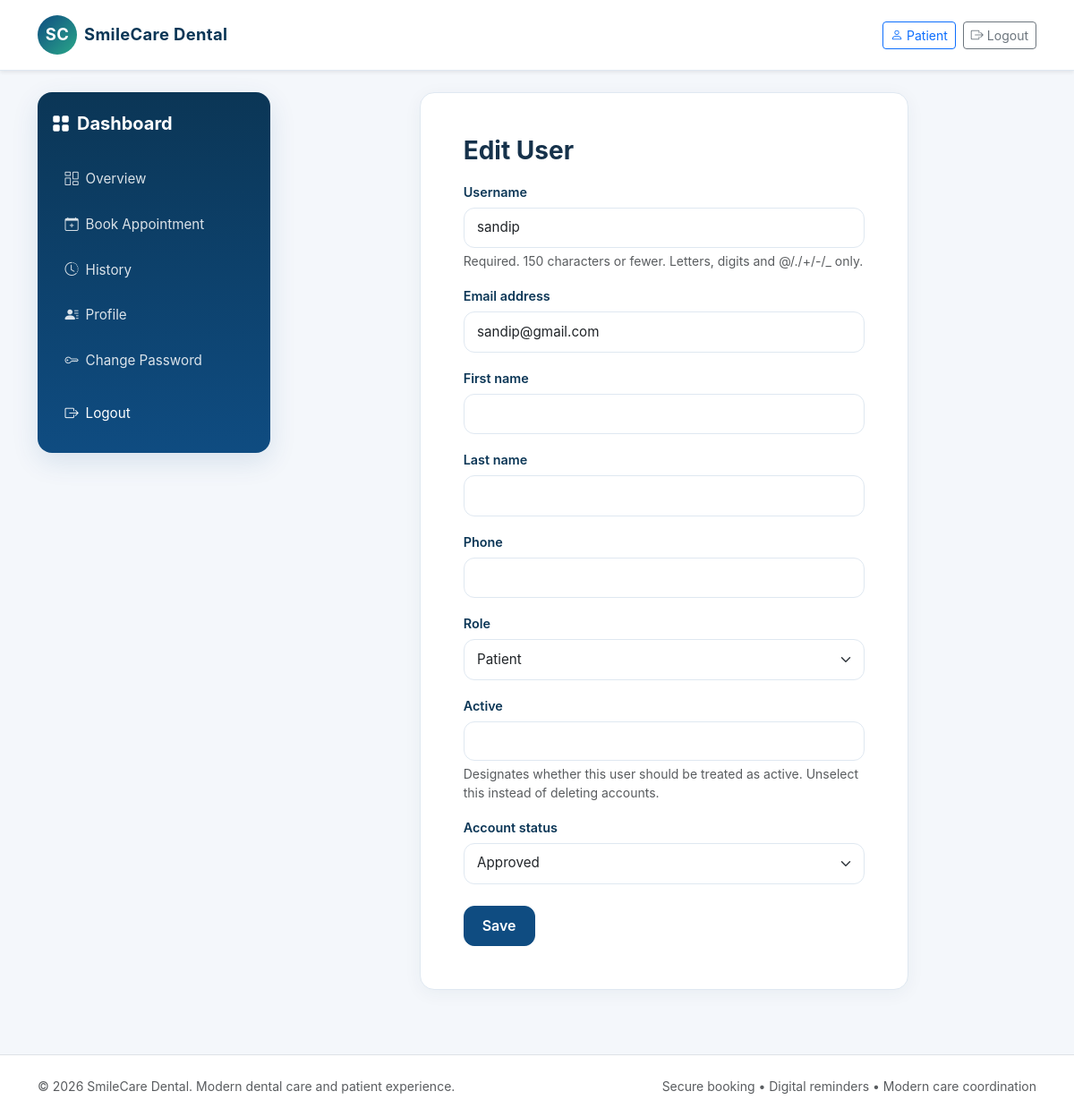
The app's page /dashboard/admin/users/43/edit/ (signed in) with its own data.
### accounts/models.py (models this page shows, shortened)
class User(AbstractUser):
    ROLE_CHOICES = (
        ('patient', 'Patient'),
        ('staff', 'Staff'),
        ('dentist', 'Dentist'),
        ('admin', 'Admin'),
    )
    ACCOUNT_STATUS_CHOICES = (
        ('pending', 'Pending'),
        ('approved', 'Approved'),
        ('rejected', 'Rejected'),
    )
    role = models.CharField(max_length=20, choices=ROLE_CHOICES, default='patient')
    phone = models.CharField(max_length=20, blank=True)
    account_status = models.CharField(max_length=20, choices=ACCOUNT_STATUS_CHOICES, default='approved')
    def is_patient(self):
        return self.role == 'patient'
    def is_staff_role(self):
        return self.role in {'staff', 'admin'}
    def is_dentist(self):
        return self.role == 'dentist'
    def is_admin(self):
        return self.role == 'admin'
    def is_dentist_approved(self):
        return self.is_dentist() and self.is_active and self.account_status == 'approved'

### dashboard/views.py (the view)
# urls.py: path('dashboard/admin/users/<int:pk>/edit/', admin_edit_user, name='admin_edit_user'),
@login_required
def admin_edit_user(request, pk):
    if not request.user.is_admin():
        return render(request, 'dashboard/access_denied.html')
    user = get_object_or_404(User, pk=pk)
    form = UserEditForm(request.POST or None, instance=user)
    if request.method == 'POST' and form.is_valid():
        form.save()
        messages.success(request, 'User updated successfully.')
        return redirect('admin_users')
    return render(request, 'dashboard/admin_user_form.html', {'form': form, 'title': 'Edit User', 'user': user})

### dashboard/forms.py
class UserEditForm(forms.ModelForm):
    class Meta:
        model = User
        fields = ('username', 'email', 'first_name', 'last_name', 'phone', 'role', 'is_active', 'account_status')
    def __init__(self, *args, **kwargs):
        super().__init__(*args, **kwargs)
        for field in self.fields.values():
            widget = field.widget
            if isinstance(widget, forms.Select):
                widget.attrs.setdefault('class', 'form-select')
            else:
                widget.attrs.setdefault('class', 'form-control')

### templates/dashboard/admin_user_form.html (shortened to what this page needs)
{% extends 'base.html' %}
{% block content %}
<div class="dashboard-shell">
    {% include 'dashboard/_sidebar.html' %}
    <div class="main-panel">
        <div class="row justify-content-center">
            <div class="col-lg-8">
                <div class="card-soft p-4 p-md-5">
                    <h3 class="fw-bold mb-3">{{ title }}</h3>
                    <form method="post">
                        <div class="row g-3">
                            {% for field in form %}
                            <div class="col-12">
                                <label class="form-label" for="{{ field.id_for_label }}">{{ field.label }}</label>
                                {{ field }}
                                {% if field.help_text %}<div class="form-text">{{ field.help_text }}</div>{% endif %}
                            </div>
                            {% endfor %}
                        </div>
                        <button class="btn btn-primary mt-4" type="submit">Save</button>
                    </form>
                </div>
            </div>
        </div>
    </div>
</div>
{% endblock %}

### static/css/style.css (style rules this page uses)
:root { --primary: #0f4c81; --primary-dark: #0b3656; --accent: #2aa889; --warning: #f4a259; --danger: #d94b4b; --text: #16324b; --muted: #69819b; --bg: #f4f7fb; --card: #ffffff; --border: #dfe8f1; }
body { font-family: Inter, -apple-system, BlinkMacSystemFont, "Segoe UI", Roboto, sans-serif; color: var(--text); background: var(--bg); overflow-x: hidden; }
h3, .h3 { font-size: clamp(1.25rem, 2.5vw, 1.75rem); }
.dashboard-shell { display: flex; align-items: stretch; min-height: calc(100vh - 100px); gap: 1.5rem; }
.main-panel { flex: 1; min-width: 0; }
.card-soft { border: 1px solid var(--border); border-radius: 1rem; box-shadow: 0 4px 20px rgba(19,52,79,0.05); background: var(--card); transition: transform 0.2s ease, box-shadow 0.2s ease; }
.form-control, .form-select { border-color: var(--border); border-radius: 0.75rem; padding: 0.65rem 0.9rem; font-size: 0.95rem; min-height: 44px; }
.form-label { font-weight: 600; margin-bottom: 0.4rem; font-size: 0.9rem; color: var(--primary-dark); }
.btn-primary { background: var(--primary); border-color: var(--primary); border-radius: 0.75rem; padding: 0.6rem 1.25rem; font-weight: 600; min-height: 44px; display: inline-flex; align-items: center; justify-content: center; }

### records on screen
User: form "sandip" "sandip@gmail.com" "Patient" "☑" "Approved"

### other values on screen
{{ title }} "Edit User"
{{ field.label }} "Username" "Email address" "First name" "Last name" "Phone" "Role" "Active" "Account status"
{{ field.help_text }} "Required. 150 characters or fewer. Letters, digits and @/./+/-/_ only." "Designates whether this user should be treated as active. Unselect this instead of deleting accounts."
